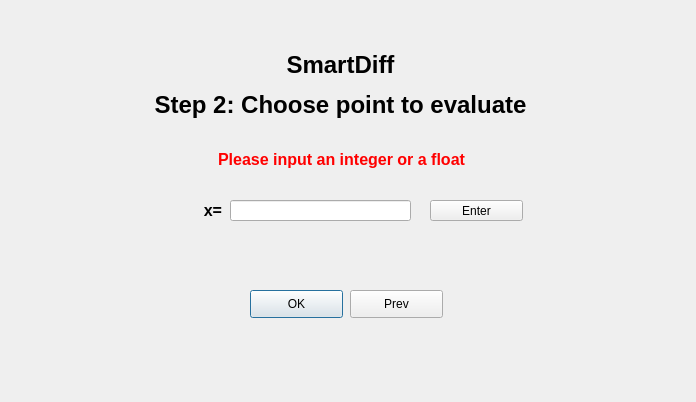
<?xml version="1.0" encoding="UTF-8"?>
<ui version="4.0">
 <class>Dialog</class>
 <widget class="QDialog" name="Dialog">
  <property name="geometry">
   <rect>
    <x>0</x>
    <y>0</y>
    <width>696</width>
    <height>402</height>
   </rect>
  </property>
  <property name="windowTitle">
   <string>Dialog</string>
  </property>
  <widget class="QLabel" name="Title">
   <property name="geometry">
    <rect>
     <x>40</x>
     <y>40</y>
     <width>601</width>
     <height>91</height>
    </rect>
   </property>
   <property name="text">
    <string>&lt;html&gt;&lt;head/&gt;&lt;body&gt;&lt;p align=&quot;center&quot;&gt;&lt;span style=&quot; font-size:18pt; font-weight:600;&quot;&gt;SmartDiff&lt;/span&gt;&lt;/p&gt;&lt;p align=&quot;center&quot;&gt;&lt;span style=&quot; font-size:18pt; font-weight:600;&quot;&gt;Step 2: Choose point to evaluate&lt;/span&gt;&lt;/p&gt;&lt;/body&gt;&lt;/html&gt;</string>
   </property>
   <property name="textFormat">
    <enum>Qt::RichText</enum>
   </property>
  </widget>
  <widget class="QLabel" name="xlabel">
   <property name="geometry">
    <rect>
     <x>150</x>
     <y>200</y>
     <width>72</width>
     <height>21</height>
    </rect>
   </property>
   <property name="text">
    <string>&lt;html&gt;&lt;head/&gt;&lt;body&gt;&lt;p align=&quot;right&quot;&gt;&lt;span style=&quot; font-size:12pt; font-weight:600;&quot;&gt;x=&lt;/span&gt;&lt;/p&gt;&lt;/body&gt;&lt;/html&gt;</string>
   </property>
  </widget>
  <widget class="QLineEdit" name="xVal">
   <property name="geometry">
    <rect>
     <x>230</x>
     <y>200</y>
     <width>181</width>
     <height>21</height>
    </rect>
   </property>
   <property name="text">
    <string extracomment="default is 0"/>
   </property>
   <property name="placeholderText">
    <string extracomment="Default is 0"/>
   </property>
  </widget>
  <widget class="QPushButton" name="OKButton">
   <property name="geometry">
    <rect>
     <x>250</x>
     <y>290</y>
     <width>93</width>
     <height>28</height>
    </rect>
   </property>
   <property name="text">
    <string>OK</string>
   </property>
  </widget>
  <widget class="QPushButton" name="prevButton">
   <property name="geometry">
    <rect>
     <x>350</x>
     <y>290</y>
     <width>93</width>
     <height>28</height>
    </rect>
   </property>
   <property name="text">
    <string>Prev</string>
   </property>
  </widget>
  <widget class="QLabel" name="label">
   <property name="geometry">
    <rect>
     <x>101</x>
     <y>150</y>
     <width>481</width>
     <height>20</height>
    </rect>
   </property>
   <property name="text">
    <string>&lt;html&gt;&lt;head/&gt;&lt;body&gt;&lt;p align=&quot;center&quot;&gt;&lt;span style=&quot; font-size:12pt; font-weight:600; color:#ff0000;&quot;&gt;Please input an integer or a float&lt;/span&gt;&lt;/p&gt;&lt;/body&gt;&lt;/html&gt;</string>
   </property>
  </widget>
  <widget class="QPushButton" name="pushButton">
   <property name="geometry">
    <rect>
     <x>430</x>
     <y>200</y>
     <width>93</width>
     <height>21</height>
    </rect>
   </property>
   <property name="text">
    <string>Enter</string>
   </property>
  </widget>
 </widget>
 <resources/>
 <connections/>
</ui>
